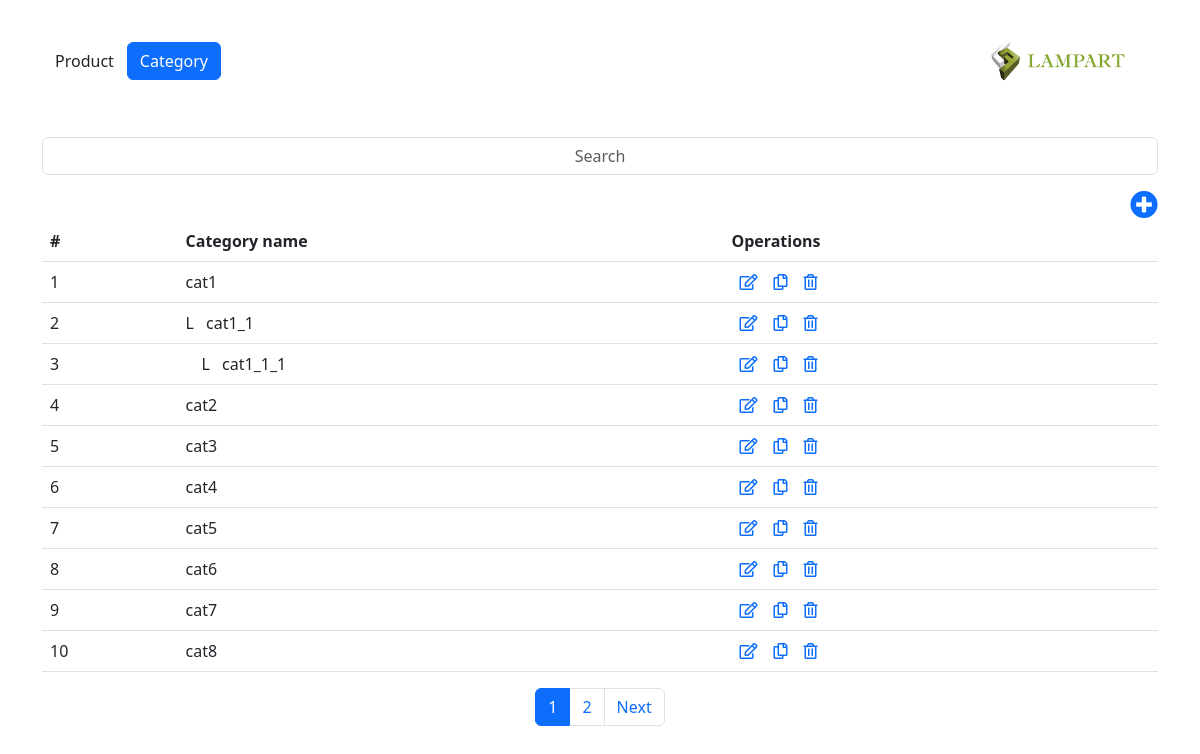
Before: / with the older database file.
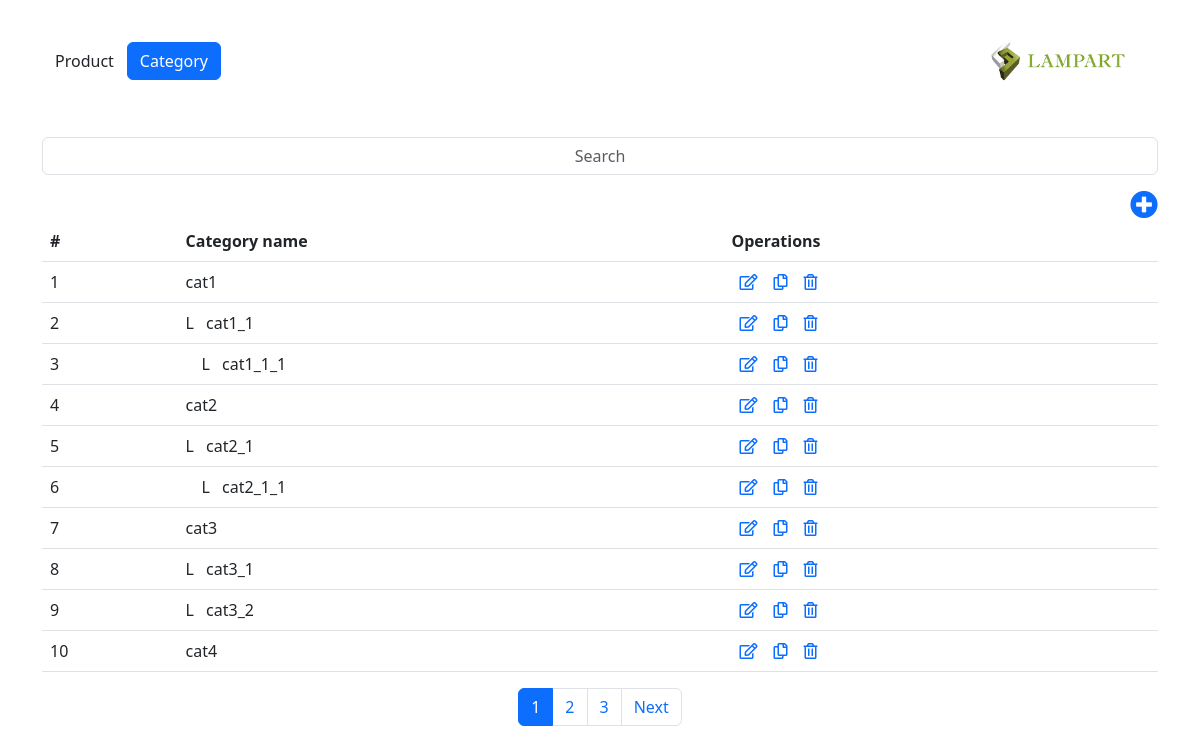
After: the same page with the newer database file.
### tables this page shows
CREATE TABLE `category` (
  `id` int(11) NOT NULL,
  `name` varchar(255) DEFAULT NULL,
  `parent_id` int(11) DEFAULT NULL
);

### app/Controllers/CategoryController.php (called while the page is built, shortened)
<?php
require_once __DIR__ . '/../Models/Category.php';
class CategoryController
{
    private $categoryModel;
    public function __construct()
    {
        $this->categoryModel = new Category();
    }
    public function index()
    {
        $perPage = 10;
        $searchKeyword = isset($_GET['search']) ? $_GET['search'] : '';
        $currentPage = isset($_GET['page']) ? $_GET['page'] : 1;
        if ($searchKeyword) {
            $categories = $this->categoryModel->searchCategories($searchKeyword);
            $totalCategories = count($categories);
        } else {
            $categories = $this->categoryModel->getAllCategories();
            $totalCategories = $this->categoryModel->getTotalCategories();
        }
        $totalPages = ceil($totalCategories / $perPage);
        require_once __DIR__ . '/../Views/categories/index.php';
    }
}

### app/Models/Connection.php (called while the page is built)
<?php
class Connection
{
    private $host = '127.0.0.1:3308';
    private $dbname = 'test';
    private $username = 'root';
    private $password = '';
    private $conn;
    public function __construct()
    {
        try {
            $this->conn = new PDO("mysql:host=$this->host;dbname=$this->dbname;charset=utf8", $this->username, $this->password);
            $this->conn->setAttribute(PDO::ATTR_ERRMODE, PDO::ERRMODE_EXCEPTION);
        } catch (PDOException $e) {
            echo "Connection failed: " . $e->getMessage();
        }
    }
    public function getConnection()
    {
        return $this->conn;
    }
}

### app/Models/Category.php (the view, shortened to what this page needs)
<?php
require_once 'Connection.php';
class Category
{
    private $conn;
    public function __construct()
    {
        $connection = new Connection();
        $this->conn = $connection->getConnection();
    }
    public function getAllCategories()
    {
        $query = "SELECT * FROM category";
        $stmt = $this->conn->prepare($query);
        $stmt->execute();
        $categories = $stmt->fetchAll(PDO::FETCH_ASSOC);
        return $categories;
    }
    public function getTotalCategories()
    {
        $query = "SELECT COUNT(*) AS total FROM category";
        $statement = $this->conn->prepare($query);
        $statement->execute();
        $result = $statement->fetch(PDO::FETCH_ASSOC);
        return $result['total'];
    }
    public function showCategories($categories, $parent_id = 0,  $depth = 0, $startIndex, $perPage, &$count)
    {
        foreach ($categories as $key => $item) {
            if ($item['parent_id'] == $parent_id) {
                if ($count >= $startIndex && $count < ($startIndex + $perPage)) {
                    echo '<tr>';
                    echo '<td>' . ($count + 1) . '</td>';
                    echo '<td>'.($depth > 0 ? str_repeat('&emsp;', $depth - 1).'L &ensp;' : '').$item['name'].'</td>';
                    echo '<td>';
                    echo "<a href='index.php?action=edit&id={$item['id']}'><i class='far fa-edit mx-2'></i></i></a>";
                    echo "<a href='index.php?action=show&id={$item['id']}'><i class='far fa-copy mx-2'></i></a>";
                    echo "<a href='index.php?action=delete&id={$item['id']}'><i class='far fa-trash-alt mx-2'></i></a>";
                    echo '</td>';
                    echo '</tr>';
                }
                $count++;
                unset($categories[$key]);
                $this->showCategories($categories, $item['id'], $depth + 1, $startIndex, $perPage, $count);
                if ($count >= ($startIndex + $perPage)) {
                    break;
                }
            }
        }
    }
}

### public/index.php (shortened to what this page needs)
<?php
require_once '../app/Controllers/CategoryController.php';
$action = isset($_GET['action']) ? $_GET['action'] : 'index';
$categoryController = new CategoryController();
switch ($action) {
    case 'index':
        $categoryController->index();
        break;
}

### app/Views/categories/index.php (shortened to what this page needs)
<!DOCTYPE html>
<html>
<head>
    <link href="https://cdn.jsdelivr.net/npm/bootstrap@5.3.0/dist/css/bootstrap.min.css" rel="stylesheet">
    <link rel="stylesheet" href="https://cdnjs.cloudflare.com/ajax/libs/font-awesome/5.15.4/css/all.min.css" />
</head>
<body>
    <div class="container">
        <nav class="navbar navbar-expand-lg navbar-light bg-white">
            <div class="collapse navbar-collapse" id="navbarSupportedContent">
                <ul class="navbar-nav mr-auto">
                    <li class="nav-item active">
                        <a class=" btn" href="#">Product <span class="sr-only">(current)</span></a>
                    </li>
                    <li class="nav-item active">
                        <a class="btn btn-primary" href="#">Category</a>
                    </li>
                </ul>
            </div>
            <img alt="logo lampart" width="200">
        </nav>
        <form method="GET">
            <input type="text" id="search-input" name="search" placeholder="Search" class="form-control my-3 text-center" placeholder="&#61442; Search" onkeydown="handleKeyPress(event)">
        </form>
        <div>
            <a href="index.php?action=create" class="float-end"><i class="fas fa-plus-circle fs-3"></i></a>
        </div>
        <table class="table">
            <thead>
                <tr>
                    <th>#</th>
                    <th>Category name</th>
                    <th>Operations</th>
                </tr>
            </thead>
            <tbody>
                <?php $this->categoryModel->showCategories($categories, 0, 0, $startIndex, $perPage, $count); ?>
            </tbody>
        </table>
        <div class="d-flex justify-content-center">
            <nav aria-label="Page navigation ">
                <ul class="pagination">
                    <?php for ($i = 1; $i <= $totalPages; $i++) : ?>
                        <li class="page-item <?php echo $i == $currentPage ? 'active' : ''; ?>">
                            <a class="page-link" href="index.php?page=<?php echo $i; ?>"><?php echo $i; ?></a>
                        </li>
                    <?php endfor; ?>
                    <?php if ($currentPage < $totalPages) : ?>
                        <li class="page-item">
                            <a class="page-link" href="index.php?page=<?php echo $currentPage + 1; ?>">Next</a>
                        </li>
                    <?php endif; ?>
                </ul>
            </nav>
        </div>
    </div>
</body>
</html>

Changed rows visible on the page:
no longer on this page (row unchanged): category: name "cat5"
no longer on this page (row unchanged): category: name "cat6"
no longer on this page (row unchanged): category: name "cat7"
no longer on this page (row unchanged): category: name "cat8"
added category: name "cat2_1", shown under "cat2"
added category: name "cat2_1_1", shown under "cat2_1"
added category: name "cat3_1", shown under "cat3"
added category: name "cat3_2", shown under "cat3"
Other visible differences:
new list line: "3"
